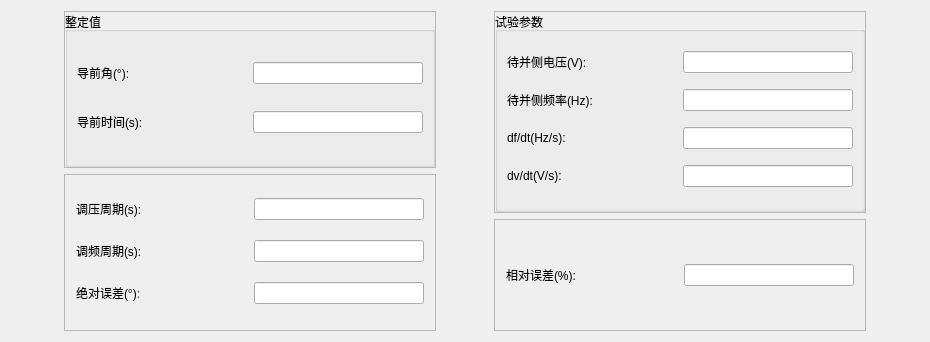
<?xml version="1.0" encoding="UTF-8"?>
<ui version="4.0">
 <class>QSynAutoAdjItemParaEditWidget</class>
 <widget class="QWidget" name="QSynAutoAdjItemParaEditWidget">
  <property name="geometry">
   <rect>
    <x>0</x>
    <y>0</y>
    <width>930</width>
    <height>342</height>
   </rect>
  </property>
  <property name="windowTitle">
   <string>Form</string>
  </property>
  <layout class="QHBoxLayout" name="horizontalLayout_7">
   <item>
    <spacer name="horizontalSpacer">
     <property name="orientation">
      <enum>Qt::Horizontal</enum>
     </property>
     <property name="sizeHint" stdset="0">
      <size>
       <width>40</width>
       <height>20</height>
      </size>
     </property>
    </spacer>
   </item>
   <item>
    <layout class="QVBoxLayout" name="verticalLayout_4">
     <item>
      <widget class="QFrame" name="frame">
       <property name="frameShape">
        <enum>QFrame::StyledPanel</enum>
       </property>
       <property name="frameShadow">
        <enum>QFrame::Raised</enum>
       </property>
       <layout class="QVBoxLayout" name="verticalLayout_2">
        <property name="spacing">
         <number>0</number>
        </property>
        <property name="leftMargin">
         <number>0</number>
        </property>
        <property name="topMargin">
         <number>0</number>
        </property>
        <property name="rightMargin">
         <number>0</number>
        </property>
        <property name="bottomMargin">
         <number>0</number>
        </property>
        <item>
         <widget class="QGroupBox" name="groupBox_2">
          <property name="sizePolicy">
           <sizepolicy hsizetype="Preferred" vsizetype="Minimum">
            <horstretch>0</horstretch>
            <verstretch>0</verstretch>
           </sizepolicy>
          </property>
          <property name="maximumSize">
           <size>
            <width>16777215</width>
            <height>16777215</height>
           </size>
          </property>
          <property name="title">
           <string>整定值</string>
          </property>
          <layout class="QVBoxLayout" name="verticalLayout">
           <item>
            <layout class="QHBoxLayout" name="horizontalLayout">
             <item>
              <widget class="QLabel" name="m_labLAngle">
               <property name="minimumSize">
                <size>
                 <width>170</width>
                 <height>0</height>
                </size>
               </property>
               <property name="maximumSize">
                <size>
                 <width>170</width>
                 <height>16777215</height>
                </size>
               </property>
               <property name="text">
                <string>导前角(°):</string>
               </property>
              </widget>
             </item>
             <item>
              <widget class="QSettingLineEdit" name="m_lineLAngle">
               <property name="sizePolicy">
                <sizepolicy hsizetype="Preferred" vsizetype="Fixed">
                 <horstretch>0</horstretch>
                 <verstretch>0</verstretch>
                </sizepolicy>
               </property>
               <property name="minimumSize">
                <size>
                 <width>170</width>
                 <height>0</height>
                </size>
               </property>
               <property name="maximumSize">
                <size>
                 <width>170</width>
                 <height>16777215</height>
                </size>
               </property>
              </widget>
             </item>
            </layout>
           </item>
           <item>
            <layout class="QHBoxLayout" name="horizontalLayout_4">
             <item>
              <widget class="QLabel" name="m_labLTime">
               <property name="minimumSize">
                <size>
                 <width>170</width>
                 <height>0</height>
                </size>
               </property>
               <property name="maximumSize">
                <size>
                 <width>170</width>
                 <height>16777215</height>
                </size>
               </property>
               <property name="text">
                <string>导前时间(s):</string>
               </property>
              </widget>
             </item>
             <item>
              <widget class="QSettingLineEdit" name="m_lineLTime">
               <property name="sizePolicy">
                <sizepolicy hsizetype="Preferred" vsizetype="Fixed">
                 <horstretch>0</horstretch>
                 <verstretch>0</verstretch>
                </sizepolicy>
               </property>
               <property name="minimumSize">
                <size>
                 <width>170</width>
                 <height>0</height>
                </size>
               </property>
               <property name="maximumSize">
                <size>
                 <width>170</width>
                 <height>16777215</height>
                </size>
               </property>
              </widget>
             </item>
            </layout>
           </item>
          </layout>
         </widget>
        </item>
       </layout>
      </widget>
     </item>
     <item>
      <widget class="QFrame" name="frame_2">
       <property name="frameShape">
        <enum>QFrame::StyledPanel</enum>
       </property>
       <property name="frameShadow">
        <enum>QFrame::Raised</enum>
       </property>
       <layout class="QVBoxLayout" name="verticalLayout_3">
        <item>
         <layout class="QHBoxLayout" name="horizontalLayout_12">
          <item>
           <widget class="QLabel" name="m_labUt">
            <property name="minimumSize">
             <size>
              <width>170</width>
              <height>0</height>
             </size>
            </property>
            <property name="maximumSize">
             <size>
              <width>170</width>
              <height>16777215</height>
             </size>
            </property>
            <property name="text">
             <string>调压周期(s):</string>
            </property>
           </widget>
          </item>
          <item>
           <widget class="QSettingLineEdit" name="m_lineUt">
            <property name="sizePolicy">
             <sizepolicy hsizetype="Preferred" vsizetype="Fixed">
              <horstretch>0</horstretch>
              <verstretch>0</verstretch>
             </sizepolicy>
            </property>
            <property name="minimumSize">
             <size>
              <width>170</width>
              <height>0</height>
             </size>
            </property>
            <property name="maximumSize">
             <size>
              <width>170</width>
              <height>16777215</height>
             </size>
            </property>
           </widget>
          </item>
         </layout>
        </item>
        <item>
         <layout class="QHBoxLayout" name="horizontalLayout_11">
          <item>
           <widget class="QLabel" name="m_labFt">
            <property name="minimumSize">
             <size>
              <width>170</width>
              <height>0</height>
             </size>
            </property>
            <property name="maximumSize">
             <size>
              <width>170</width>
              <height>16777215</height>
             </size>
            </property>
            <property name="text">
             <string>调频周期(s):</string>
            </property>
           </widget>
          </item>
          <item>
           <widget class="QSettingLineEdit" name="m_lineFt">
            <property name="sizePolicy">
             <sizepolicy hsizetype="Preferred" vsizetype="Fixed">
              <horstretch>0</horstretch>
              <verstretch>0</verstretch>
             </sizepolicy>
            </property>
            <property name="minimumSize">
             <size>
              <width>170</width>
              <height>0</height>
             </size>
            </property>
            <property name="maximumSize">
             <size>
              <width>170</width>
              <height>16777215</height>
             </size>
            </property>
           </widget>
          </item>
         </layout>
        </item>
        <item>
         <layout class="QHBoxLayout" name="horizontalLayout_3">
          <item>
           <widget class="QLabel" name="m_labAbsErr">
            <property name="minimumSize">
             <size>
              <width>170</width>
              <height>0</height>
             </size>
            </property>
            <property name="maximumSize">
             <size>
              <width>170</width>
              <height>16777215</height>
             </size>
            </property>
            <property name="text">
             <string>绝对误差(°):</string>
            </property>
           </widget>
          </item>
          <item>
           <widget class="QLineEdit" name="m_lineAbsErr">
            <property name="sizePolicy">
             <sizepolicy hsizetype="Preferred" vsizetype="Fixed">
              <horstretch>0</horstretch>
              <verstretch>0</verstretch>
             </sizepolicy>
            </property>
            <property name="minimumSize">
             <size>
              <width>170</width>
              <height>0</height>
             </size>
            </property>
            <property name="maximumSize">
             <size>
              <width>170</width>
              <height>16777215</height>
             </size>
            </property>
           </widget>
          </item>
         </layout>
        </item>
       </layout>
      </widget>
     </item>
    </layout>
   </item>
   <item>
    <spacer name="horizontalSpacer_2">
     <property name="orientation">
      <enum>Qt::Horizontal</enum>
     </property>
     <property name="sizeHint" stdset="0">
      <size>
       <width>40</width>
       <height>20</height>
      </size>
     </property>
    </spacer>
   </item>
   <item>
    <layout class="QVBoxLayout" name="verticalLayout_8">
     <item>
      <widget class="QFrame" name="frame_3">
       <property name="frameShape">
        <enum>QFrame::StyledPanel</enum>
       </property>
       <property name="frameShadow">
        <enum>QFrame::Raised</enum>
       </property>
       <layout class="QVBoxLayout" name="verticalLayout_6">
        <property name="leftMargin">
         <number>0</number>
        </property>
        <property name="topMargin">
         <number>0</number>
        </property>
        <property name="rightMargin">
         <number>0</number>
        </property>
        <property name="bottomMargin">
         <number>0</number>
        </property>
        <item>
         <widget class="QGroupBox" name="groupBox_3">
          <property name="minimumSize">
           <size>
            <width>0</width>
            <height>200</height>
           </size>
          </property>
          <property name="maximumSize">
           <size>
            <width>16777215</width>
            <height>16777215</height>
           </size>
          </property>
          <property name="title">
           <string>试验参数</string>
          </property>
          <layout class="QVBoxLayout" name="verticalLayout_5">
           <item>
            <layout class="QHBoxLayout" name="horizontalLayout_5">
             <item>
              <widget class="QLabel" name="m_labUgStart">
               <property name="sizePolicy">
                <sizepolicy hsizetype="Fixed" vsizetype="Fixed">
                 <horstretch>0</horstretch>
                 <verstretch>0</verstretch>
                </sizepolicy>
               </property>
               <property name="minimumSize">
                <size>
                 <width>170</width>
                 <height>0</height>
                </size>
               </property>
               <property name="maximumSize">
                <size>
                 <width>170</width>
                 <height>16777215</height>
                </size>
               </property>
               <property name="text">
                <string>待并侧电压(V):</string>
               </property>
              </widget>
             </item>
             <item>
              <widget class="QSettingLineEdit" name="m_lineUgStart">
               <property name="sizePolicy">
                <sizepolicy hsizetype="Fixed" vsizetype="Fixed">
                 <horstretch>0</horstretch>
                 <verstretch>0</verstretch>
                </sizepolicy>
               </property>
               <property name="minimumSize">
                <size>
                 <width>170</width>
                 <height>0</height>
                </size>
               </property>
               <property name="maximumSize">
                <size>
                 <width>170</width>
                 <height>16777215</height>
                </size>
               </property>
              </widget>
             </item>
            </layout>
           </item>
           <item>
            <layout class="QHBoxLayout" name="horizontalLayout_6">
             <item>
              <widget class="QLabel" name="m_labFgStart">
               <property name="sizePolicy">
                <sizepolicy hsizetype="Fixed" vsizetype="Fixed">
                 <horstretch>0</horstretch>
                 <verstretch>0</verstretch>
                </sizepolicy>
               </property>
               <property name="minimumSize">
                <size>
                 <width>170</width>
                 <height>0</height>
                </size>
               </property>
               <property name="maximumSize">
                <size>
                 <width>170</width>
                 <height>16777215</height>
                </size>
               </property>
               <property name="text">
                <string>待并侧频率(Hz):</string>
               </property>
              </widget>
             </item>
             <item>
              <widget class="QSettingLineEdit" name="m_lineFgStart">
               <property name="sizePolicy">
                <sizepolicy hsizetype="Fixed" vsizetype="Fixed">
                 <horstretch>0</horstretch>
                 <verstretch>0</verstretch>
                </sizepolicy>
               </property>
               <property name="minimumSize">
                <size>
                 <width>170</width>
                 <height>0</height>
                </size>
               </property>
               <property name="maximumSize">
                <size>
                 <width>170</width>
                 <height>16777215</height>
                </size>
               </property>
              </widget>
             </item>
            </layout>
           </item>
           <item>
            <layout class="QHBoxLayout" name="horizontalLayout_9">
             <item>
              <widget class="QLabel" name="m_labDfDt">
               <property name="sizePolicy">
                <sizepolicy hsizetype="Fixed" vsizetype="Fixed">
                 <horstretch>0</horstretch>
                 <verstretch>0</verstretch>
                </sizepolicy>
               </property>
               <property name="minimumSize">
                <size>
                 <width>170</width>
                 <height>0</height>
                </size>
               </property>
               <property name="maximumSize">
                <size>
                 <width>170</width>
                 <height>16777215</height>
                </size>
               </property>
               <property name="text">
                <string>df/dt(Hz/s):</string>
               </property>
              </widget>
             </item>
             <item>
              <widget class="QSettingLineEdit" name="m_lineDfDt">
               <property name="sizePolicy">
                <sizepolicy hsizetype="Fixed" vsizetype="Fixed">
                 <horstretch>0</horstretch>
                 <verstretch>0</verstretch>
                </sizepolicy>
               </property>
               <property name="minimumSize">
                <size>
                 <width>170</width>
                 <height>0</height>
                </size>
               </property>
               <property name="maximumSize">
                <size>
                 <width>170</width>
                 <height>16777215</height>
                </size>
               </property>
              </widget>
             </item>
            </layout>
           </item>
           <item>
            <layout class="QHBoxLayout" name="horizontalLayout_10">
             <item>
              <widget class="QLabel" name="m_labDvDt">
               <property name="sizePolicy">
                <sizepolicy hsizetype="Fixed" vsizetype="Fixed">
                 <horstretch>0</horstretch>
                 <verstretch>0</verstretch>
                </sizepolicy>
               </property>
               <property name="minimumSize">
                <size>
                 <width>170</width>
                 <height>0</height>
                </size>
               </property>
               <property name="maximumSize">
                <size>
                 <width>170</width>
                 <height>16777215</height>
                </size>
               </property>
               <property name="text">
                <string>dv/dt(V/s):</string>
               </property>
              </widget>
             </item>
             <item>
              <widget class="QSettingLineEdit" name="m_lineDvDt">
               <property name="sizePolicy">
                <sizepolicy hsizetype="Fixed" vsizetype="Fixed">
                 <horstretch>0</horstretch>
                 <verstretch>0</verstretch>
                </sizepolicy>
               </property>
               <property name="minimumSize">
                <size>
                 <width>170</width>
                 <height>0</height>
                </size>
               </property>
               <property name="maximumSize">
                <size>
                 <width>170</width>
                 <height>16777215</height>
                </size>
               </property>
              </widget>
             </item>
            </layout>
           </item>
          </layout>
         </widget>
        </item>
       </layout>
      </widget>
     </item>
     <item>
      <widget class="QFrame" name="frame_4">
       <property name="frameShape">
        <enum>QFrame::StyledPanel</enum>
       </property>
       <property name="frameShadow">
        <enum>QFrame::Raised</enum>
       </property>
       <layout class="QVBoxLayout" name="verticalLayout_7">
        <item>
         <layout class="QHBoxLayout" name="horizontalLayout_2">
          <item>
           <widget class="QLabel" name="m_labRelErr">
            <property name="sizePolicy">
             <sizepolicy hsizetype="Fixed" vsizetype="Fixed">
              <horstretch>0</horstretch>
              <verstretch>0</verstretch>
             </sizepolicy>
            </property>
            <property name="minimumSize">
             <size>
              <width>170</width>
              <height>0</height>
             </size>
            </property>
            <property name="maximumSize">
             <size>
              <width>170</width>
              <height>16777215</height>
             </size>
            </property>
            <property name="text">
             <string>相对误差(%):</string>
            </property>
           </widget>
          </item>
          <item>
           <widget class="QLineEdit" name="m_lineRelErr">
            <property name="sizePolicy">
             <sizepolicy hsizetype="Fixed" vsizetype="Fixed">
              <horstretch>0</horstretch>
              <verstretch>0</verstretch>
             </sizepolicy>
            </property>
            <property name="minimumSize">
             <size>
              <width>170</width>
              <height>0</height>
             </size>
            </property>
            <property name="maximumSize">
             <size>
              <width>170</width>
              <height>16777215</height>
             </size>
            </property>
           </widget>
          </item>
         </layout>
        </item>
       </layout>
      </widget>
     </item>
    </layout>
   </item>
   <item>
    <spacer name="horizontalSpacer_3">
     <property name="orientation">
      <enum>Qt::Horizontal</enum>
     </property>
     <property name="sizeHint" stdset="0">
      <size>
       <width>40</width>
       <height>20</height>
      </size>
     </property>
    </spacer>
   </item>
  </layout>
  <zorder>horizontalSpacer</zorder>
  <zorder>horizontalSpacer_2</zorder>
  <zorder>horizontalSpacer_3</zorder>
 </widget>
 <customwidgets>
  <customwidget>
   <class>QSettingLineEdit</class>
   <extends>QLineEdit</extends>
   <header>../../UI/Controls/SettingCtrls/qsettinglineedit.h</header>
  </customwidget>
 </customwidgets>
 <resources/>
 <connections/>
</ui>
